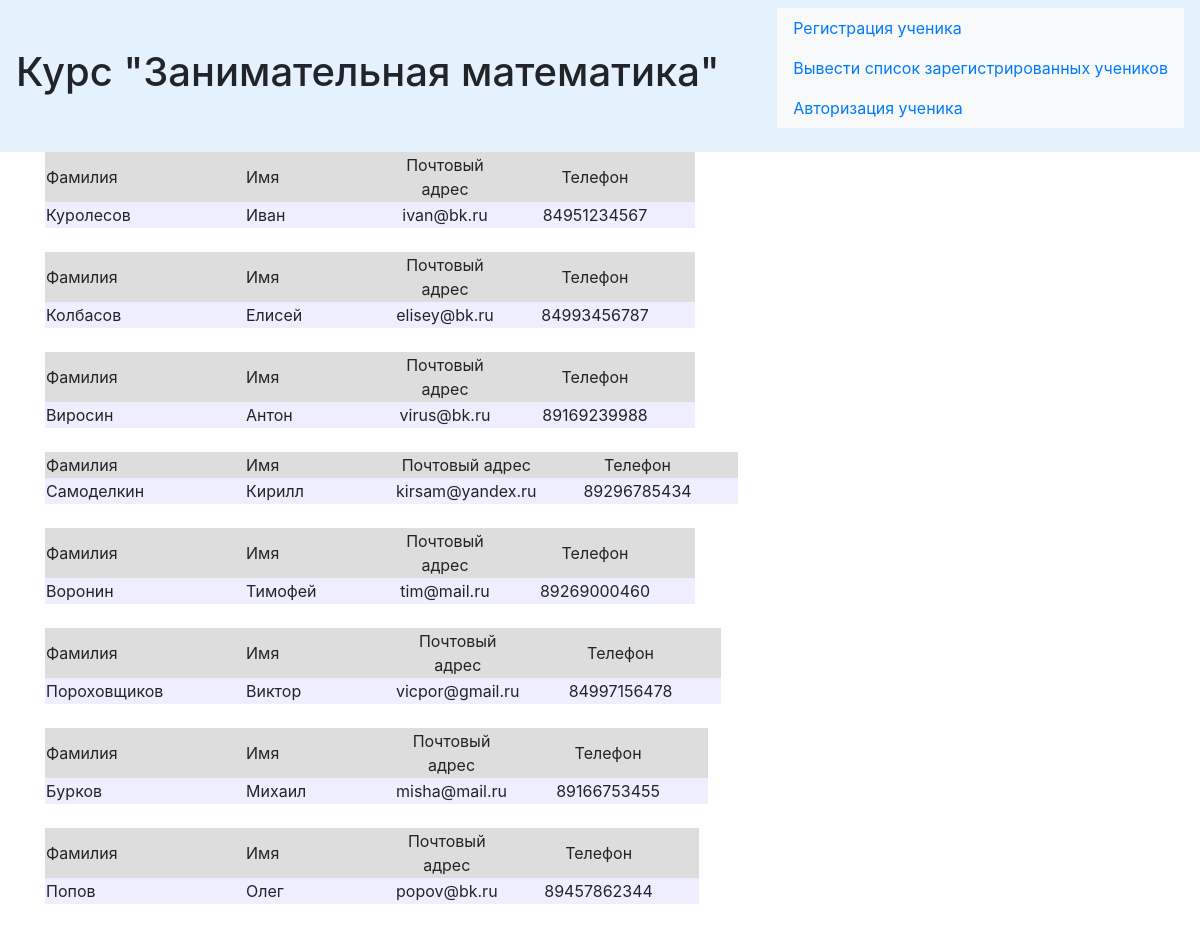
The page /vivod on the database its author committed.
### data/users.py (models this page shows, shortened)
class Pupil(SqlAlchemyBase, UserMixin):
    __tablename__ = 'pupils'
    id = sqlalchemy.Column(sqlalchemy.Integer, primary_key=True, autoincrement=True)
    surname = sqlalchemy.Column(sqlalchemy.String, nullable=True)
    name = sqlalchemy.Column(sqlalchemy.String, nullable=True)
    telephone =  sqlalchemy.Column(sqlalchemy.String, nullable=True)
    class_ = sqlalchemy.Column(sqlalchemy.String, nullable=True)
    email = sqlalchemy.Column(sqlalchemy.String, index=True, unique=True, nullable=True)
    hashed_password = sqlalchemy.Column(sqlalchemy.String, nullable=True)
    modifed_date = sqlalchemy.Column(sqlalchemy.DateTime, default=datetime.datetime.now)

### main_pr.py (the view)
    @app.route('/vivod', methods=['GET', 'POST'])
    def vivod():
        session = db_session.create_session()
        news = session.query(Pupil).all()
        return render_template("index.html", a = True, b = False, news=news)

### data/db_session.py (called while the page is built)
def create_session() -> Session:
    global __factory
    return __factory()

### templates/index.html
{% extends "base.html" %}
{% block content %}
        {% for new in news %}
        <div class="table_container">
            <table class="my_table">
                <tr class="my_row">
                    <td class="title" width="200px" bgcolor="#dddddd">Фамилия</td>
                    <td class="title" width="150px" bgcolor="#dddddd">Имя</td>
                    <td class="title" width="100px" bgcolor="#dddddd" align="center">Почтовый адрес</td>
                    <td class="title" width="200px" bgcolor="#dddddd" align="center">Телефон</td>
                </tr>
                <tr class="my_row">
                    <td class="ordinary" bgcolor="#eeeeff">{{ new.surname}}</td>
                    <td class="ordinary" bgcolor="#eeeeff">{{ new.name}}</td>
                    <td class="ordinary" bgcolor="#eeeeff" align="center">{{ new.email}}</td>
                    <td class="ordinary" bgcolor="#eeeeff" align="center">{{ new.telephone}}</td>
                </tr>
            </table>
        </div>
        <br>
{% endfor %}
{% endblock %}

### templates/base.html (shortened to what this page needs)
<!doctype html>
<html lang="en">
<head>
    <link rel="stylesheet"
          href="https://stackpath.bootstrapcdn.com/bootstrap/4.4.1/css/bootstrap.min.css"
>
</head>
<body>
<header>
    <nav class="navbar navbar-light" style="background-color: #e3f2fd;"><h1> Курс "Занимательная математика"</h1>
	{% if current_user.is_authenticated %}
    <h1>{{ current_user.surname }}</h1>
    <a class="navbar-brand" href="/logout">Выйти</a>
    {% if b %}
    </nav>
    <h3>Вы уже получили ссылки на задания и гуглформы</h3>
    <h3>Если Вы хотите повторно получить ссылки, нажмите Выйти и авторизируйтесь ещё раз.</h3>
    {% endif %}
    {% else %}
    <p>
        <a class="navbar navbar-darblue bg-light" href="/register">Регистрация ученика</a>
	<a class="navbar navbar-dark bg-light" href="/vivod">Вывести список зарегистрированных учеников</a>
        <a class="navbar navbar-dark bg-light" href="/login">Авторизация ученика</a>
    </p>
    </nav>
{% endif %}
</header>
<main role="main" class="container">
    {% block content %}{% endblock %}
</main>
</body>
</html>

### rows shown on the page
Pupil: surname "Куролесов", name "Иван", email "ivan@bk.ru", telephone "84951234567"
Pupil: surname "Колбасов", name "Елисей", email "elisey@bk.ru", telephone "84993456787"
Pupil: surname "Виросин", name "Антон", email "virus@bk.ru", telephone "89169239988"
Pupil: surname "Самоделкин", name "Кирилл", email "kirsam@yandex.ru", telephone "89296785434"
Pupil: surname "Воронин", name "Тимофей", email "tim@mail.ru", telephone "89269000460"
Pupil: surname "Пороховщиков", name "Виктор", email "vicpor@gmail.ru", telephone "84997156478"
Pupil: surname "Бурков", name "Михаил", email "misha@mail.ru", telephone "89166753455"
Pupil: surname "Попов", name "Олег", email "popov@bk.ru", telephone "89457862344"
